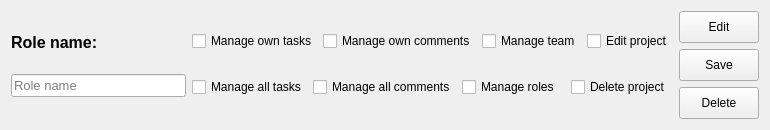
<?xml version="1.0" encoding="UTF-8"?>
<ui version="4.0">
 <class>RoleWidgetItem</class>
 <widget class="QWidget" name="RoleWidgetItem">
  <property name="geometry">
   <rect>
    <x>0</x>
    <y>0</y>
    <width>770</width>
    <height>130</height>
   </rect>
  </property>
  <property name="sizePolicy">
   <sizepolicy hsizetype="Expanding" vsizetype="Preferred">
    <horstretch>0</horstretch>
    <verstretch>0</verstretch>
   </sizepolicy>
  </property>
  <property name="windowTitle">
   <string>Form</string>
  </property>
  <layout class="QHBoxLayout" name="horizontalLayout">
   <item>
    <layout class="QVBoxLayout" name="verticalLayout_2">
     <property name="spacing">
      <number>0</number>
     </property>
     <item>
      <widget class="QLabel" name="label">
       <property name="sizePolicy">
        <sizepolicy hsizetype="Preferred" vsizetype="Fixed">
         <horstretch>0</horstretch>
         <verstretch>0</verstretch>
        </sizepolicy>
       </property>
       <property name="text">
        <string>&lt;html&gt;&lt;head/&gt;&lt;body&gt;&lt;p&gt;&lt;span style=&quot; font-size:12pt; font-weight:600;&quot;&gt;Role name:&lt;/span&gt;&lt;/p&gt;&lt;/body&gt;&lt;/html&gt;</string>
       </property>
      </widget>
     </item>
     <item>
      <widget class="QLineEdit" name="captionText">
       <property name="sizePolicy">
        <sizepolicy hsizetype="Expanding" vsizetype="Fixed">
         <horstretch>0</horstretch>
         <verstretch>0</verstretch>
        </sizepolicy>
       </property>
       <property name="font">
        <font>
         <pointsize>10</pointsize>
        </font>
       </property>
       <property name="placeholderText">
        <string>Role name</string>
       </property>
      </widget>
     </item>
    </layout>
   </item>
   <item>
    <layout class="QVBoxLayout" name="verticalLayout">
     <item>
      <layout class="QHBoxLayout" name="horizontalLayout_3">
       <item>
        <widget class="QCheckBox" name="ownTaskBox">
         <property name="text">
          <string>Manage own tasks</string>
         </property>
        </widget>
       </item>
       <item>
        <widget class="QCheckBox" name="ownCommentBox">
         <property name="text">
          <string>Manage own comments</string>
         </property>
        </widget>
       </item>
       <item>
        <widget class="QCheckBox" name="teamBox">
         <property name="text">
          <string>Manage team</string>
         </property>
        </widget>
       </item>
       <item>
        <widget class="QCheckBox" name="editProjectBox">
         <property name="text">
          <string>Edit project</string>
         </property>
        </widget>
       </item>
      </layout>
     </item>
     <item>
      <layout class="QHBoxLayout" name="horizontalLayout_2">
       <item>
        <widget class="QCheckBox" name="allTaskBox">
         <property name="text">
          <string>Manage all tasks</string>
         </property>
        </widget>
       </item>
       <item>
        <widget class="QCheckBox" name="allCommentsBox">
         <property name="text">
          <string>Manage all comments</string>
         </property>
        </widget>
       </item>
       <item>
        <widget class="QCheckBox" name="rolesBox">
         <property name="text">
          <string>Manage roles</string>
         </property>
        </widget>
       </item>
       <item>
        <widget class="QCheckBox" name="deleteProjectBox">
         <property name="text">
          <string>Delete project</string>
         </property>
        </widget>
       </item>
      </layout>
     </item>
    </layout>
   </item>
   <item>
    <layout class="QVBoxLayout" name="verticalLayout_3">
     <item>
      <widget class="QPushButton" name="EditCancelBtn">
       <property name="sizePolicy">
        <sizepolicy hsizetype="Minimum" vsizetype="Preferred">
         <horstretch>0</horstretch>
         <verstretch>0</verstretch>
        </sizepolicy>
       </property>
       <property name="text">
        <string>Edit</string>
       </property>
      </widget>
     </item>
     <item>
      <widget class="QPushButton" name="SaveBtn">
       <property name="sizePolicy">
        <sizepolicy hsizetype="Minimum" vsizetype="Preferred">
         <horstretch>0</horstretch>
         <verstretch>0</verstretch>
        </sizepolicy>
       </property>
       <property name="text">
        <string>Save</string>
       </property>
      </widget>
     </item>
     <item>
      <widget class="QPushButton" name="DeleteBtn">
       <property name="sizePolicy">
        <sizepolicy hsizetype="Minimum" vsizetype="Preferred">
         <horstretch>0</horstretch>
         <verstretch>0</verstretch>
        </sizepolicy>
       </property>
       <property name="text">
        <string>Delete</string>
       </property>
      </widget>
     </item>
    </layout>
   </item>
  </layout>
 </widget>
 <resources/>
 <connections/>
</ui>
